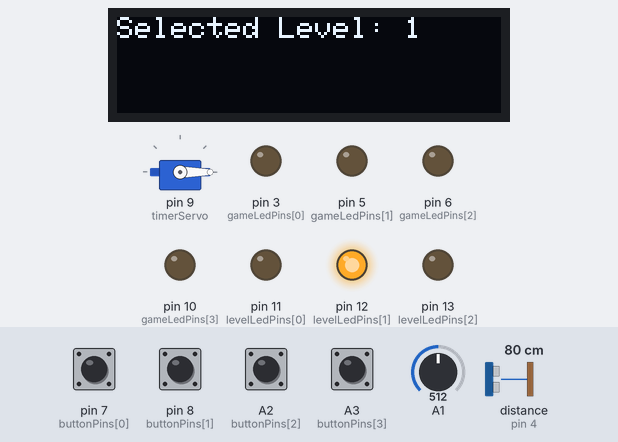
Bench run of a sketch on a simulated Arduino Uno, built with avr-gcc and run on an emulated ATmega328P. Parts: 128×32 one-colour display, servo, output pins drawn as LEDs (lit = HIGH). Inputs (shaded band) come from the test bench; at power-on: A2 (buttonPins[2]), A3 (buttonPins[3]), pin 7 (buttonPins[0]), pin 8 (buttonPins[1]) LOW, A1 = 512, distance to the obstacle (sensor on pin 4) 80 cm. The echo pulse lasts 58.3 µs per cm; the display library's start-up logo is not drawn; random numbers use the default seed unless the sketch sets one; pins used as bus, display or sensor lines are not drawn; what the sketch prints to the serial monitor is not drawn.

Above: at 1.2 s.
1.3 s: pin 7 (buttonPins[0]) pulled HIGH for 0.15 s
At 2.94 s:
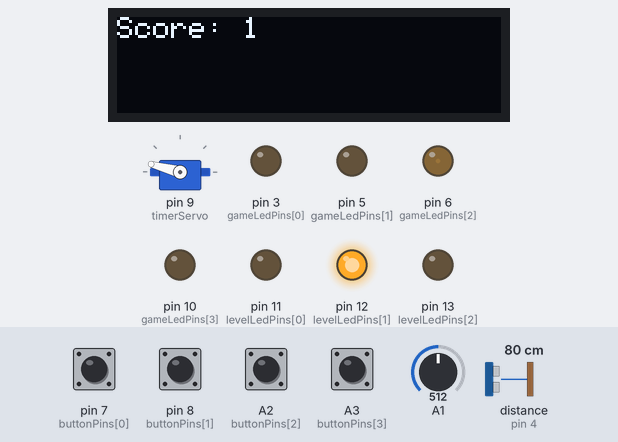
3.0 s: A2 (buttonPins[2]) pulled HIGH for 0.15 s
At 3.15 s:
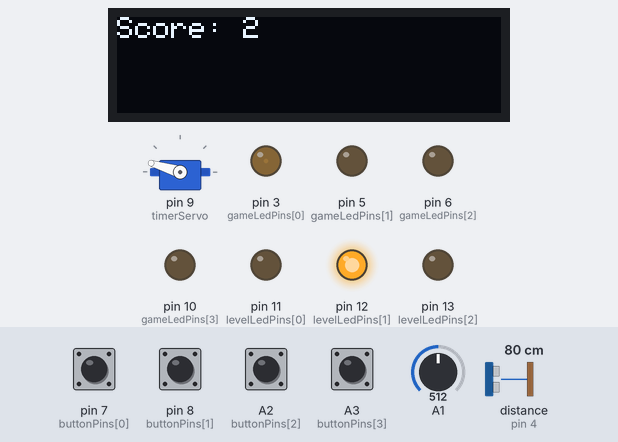
4.8 s: A1 set to 665
7.2 s: A1 set to 692
At 7.8 s:
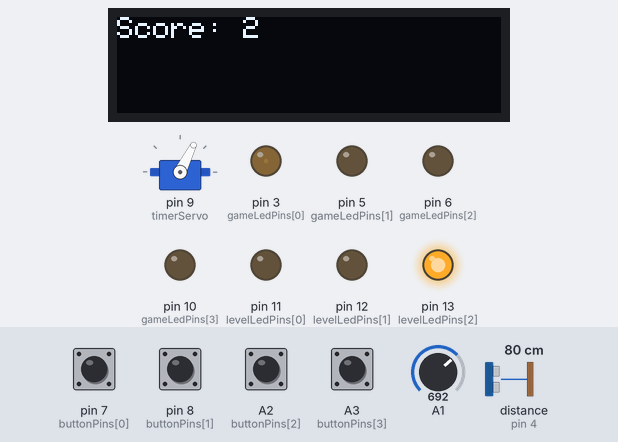
8.8 s: pin 8 (buttonPins[1]) pulled HIGH for 0.15 s
At 9.31 s:
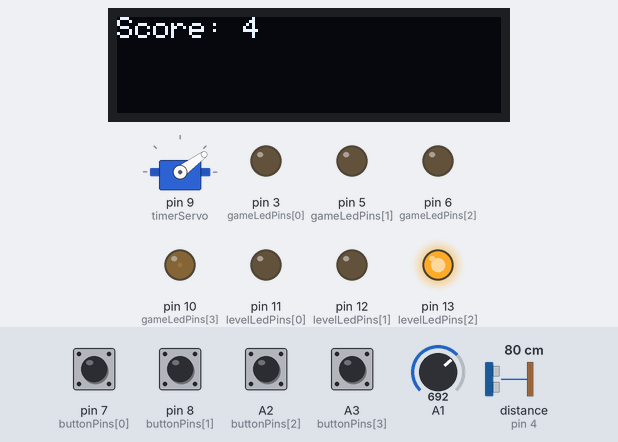
10.5 s: A3 (buttonPins[3]) pulled HIGH for 0.15 s
At 12.2 s:
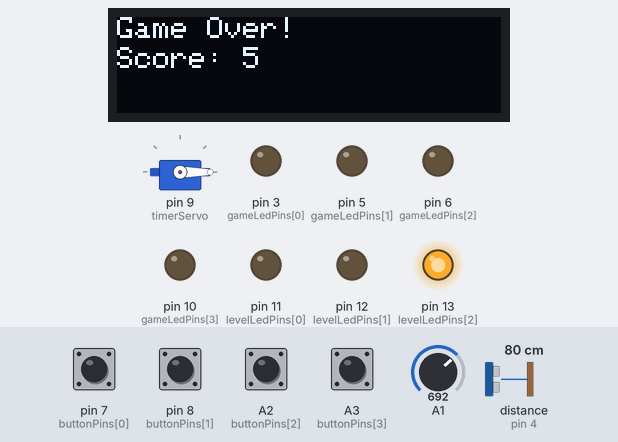
Timing chart, 0 to 16.8 s (numbered marks = the images above; inputs shaded):
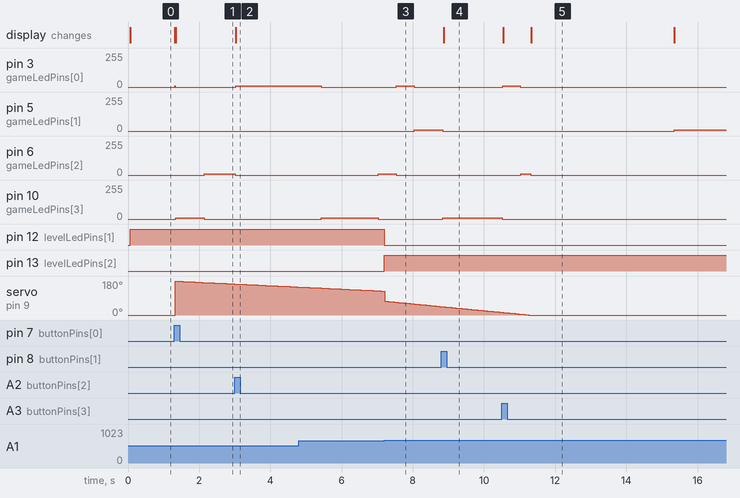

Measured:
- the behaviour switches between 681 and 682 on A1 (found by bisection; images 2 and 3)
- after the input at 1.3 s, pin 3 (gameLedPins[0]): 0/255 → 8/255 at once, → 0/255 0.01 s later; pin 6 (gameLedPins[2]): 0/255 → 8/255 after 0.84 s
- after the input at 3.0 s, the display: changes at once (image 2)
- after the input at 7.2 s, pin 12 (levelLedPins[1]): HIGH → LOW at once; pin 13 (levelLedPins[2]): LOW → HIGH at once
- after the input at 8.8 s, the display: changes after 0.07 s (image 4)
- after the input at 10.5 s, pin 5 (gameLedPins[1]): 0/255 → 8/255 after 4.9 s

The sketch:

Whac_A_Mole_Game.ino
```cpp
////////////////////////////////////////////////////////////////////////////////////////////////////////////////////
////////////////////////////////////////////////////////////////////////////////////////////////////////////////////
//////                                                                                                        //////
//////      Naam: Victor Roestenberg                                                                          //////
//////      Concept Naam: Whac-A-Mole                                                                         //////
//////                                                                                                        //////
//////      Concept beschrijving:                                                   Gebruikte componenten:    //////
//////      In de code is een uitwerking van Whac_A_Mole terug te vinden.           - 7 LEDS                  //////
//////      Er zijn drie levels die met een potmetertje worden aangepast.           - 4 BUTTONS               //////
//////      Hoe moeilijker het level dus groen, geel, rood. Dit betekent            - 1 POTMETER              //////
//////      dat het spel korter de tijd heeft maar wel gaan de led lampjes          - 1 AFSTANDSENSOR         //////
//////      sneller. Ook worden de lampjes donkerder door de afstandsensor          - 1 OLED SCHERMPJE        //////
//////      Dit maakt het spel op afstand wat moeilijker en van dichtbij.           - 1 SERVO                 //////
//////      wat makkelijker. Ook is er een timer, de servo laat dus zien                                      //////
//////      wanneer de tijd op is. Het spel wordt gestart met een klik op                                     //////
//////      een random knop. De OLED display laat het geselecteerde level                                     //////
//////      zien en de aantal punten die de speler heeft behaald in het                                       //////
//////      spel.                                                                                             //////
//////                                                                                                        //////
////////////////////////////////////////////////////////////////////////////////////////////////////////////////////
////////////////////////////////////////////////////////////////////////////////////////////////////////////////////


///////////////////////////
/////Start//Library's//////
///////////////////////////


// Library importeren voor de SERVO
#include <Servo.h>

// library's importeren voor de OLED
#include <Adafruit_GFX.h>
#include <Adafruit_SSD1306.h>
#include <Wire.h>

// OLED scherm benodigde parameters (hulp bron OLED scherm, https://randomnerdtutorials.com/guide-for-oled-display-with-arduino/)
#define SCREEN_WIDTH 128
#define SCREEN_HEIGHT 32
#define OLED_RESET -1
#define SCREEN_ADDRESS 0x3C
Adafruit_SSD1306 display(SCREEN_WIDTH, SCREEN_HEIGHT, &Wire, OLED_RESET);


///////////////////////////
//////Eind//Library's//////
///////////////////////////


///////////////////////////
/////Start//Variabelen/////
///////////////////////////


// Variabelen voor de Led, Button en level Arrays
const int buttonPins[] = { 7, 8, A2, A3 };  // Buttonpins array
const int gameLedPins[] = { 3, 5, 6, 10 };  // GameLeds pins array
const int levelLedPins[] = { 11, 12, 13 };  // LevelLeds Pins array


// Variabelen voor de potValue
int potValue;                               // PotValue variabel
int levelRanges[] = { 0, 341, 682, 1023 };  // Array voor level overgangen
int selectedLevel = 0;                      // variabel voor geselecteerde level

// Variabelen voor de game level instellingen
unsigned long levelGameDurations[] = { 30000, 20000, 10000 };  // Level lengtes in een array level 3 = 30sec, level 2 = 20sec, level 3 = 30 sec
unsigned long levelLedToggleDurations[] = { 1200, 800, 500 };  // Level led intervallen voor level 1, 2 & 3

// Variabelen om game statussen te checken
int targetLED = -1;                                      // Het lampje dat momenteel geselecteerd is
int score = 0;                                           // Speler score tijdens en na het spel
bool buttonPressed[4] = { false, false, false, false };  // array voor het voorkomen van dubbele count van de Speler score
unsigned long lastChangeTime = 0;
unsigned long gameStartTime = 0;                                        // Start van de game tijd op 0 milliseconden
unsigned long currentGameDuration = levelGameDurations[selectedLevel];  // Eind van de game tijd op 30000 milliseconden (speeltijd 30 seconden)

bool gameStarted = false;  // Boolean voor als de game gestart is
bool gameover = false;     // Boolean als de game voorbij is

// Variabelen voor de Distance sensor
const int triggerPin = 2;
const int echoPin = 4;

// Variabelen voor de Servo timer
Servo timerServo;
int servoPosition = 0;  // servo positie variabel start op 0


///////////////////////////
//////Eind//Variabelen/////
///////////////////////////

// benodigde functies aanmaken om aanspraak te maken
void updateLevels();
void displayLevels();
void startGame();
void restartGame();
void gameEnd();
void displayScore();
void updateLevelLeds();

///////////////////////////
///////Start//Setup////////
///////////////////////////


void setup() {
  // Serial communicatie aanzetten voor troubleshooting
  Serial.begin(9600);

  // gameLeds en buttons klaarmaken voor gebruik door OUTPUTS en INPUTS van te maken
  for (int i = 0; i < 4; i++) {
    pinMode(gameLedPins[i], OUTPUT);
    pinMode(buttonPins[i], INPUT);
  }

  // levelLeds klaarmaken door er OUTPUTS van te maken
  for (int i = 0; i < 3; i++) {
    pinMode(levelLedPins[i], OUTPUT);
  }

  // Uitlezen van potmeter
  potValue = analogRead(A1);

  // Het level van de game besluiten door middel van een for loop
  for (int i = 0; i < 3; i++) {
    if (potValue >= levelRanges[i] && potValue < levelRanges[i + 1]) {
      selectedLevel = i;
      break;
    }
  }

  // afstandsensor voorbereiden
  pinMode(triggerPin, OUTPUT);
  pinMode(echoPin, INPUT);

  // random nummer genereren
  randomSeed(analogRead(0));

  // alles voor de OLED display (hulp bron OLED scherm, https://randomnerdtutorials.com/guide-for-oled-display-with-arduino/)
  if (!display.begin(SSD1306_SWITCHCAPVCC, SCREEN_ADDRESS)) {
    Serial.println(F("SSD1306 allocation failed"));
    for (;;)
      ;
  }

  // OLED display voorbereiding
  display.display();
  display.clearDisplay();
  display.setTextColor(SSD1306_WHITE);
  display.setTextSize(1);


  // set-up voor de servo als timer
  timerServo.attach(9);  // Selecteer de Servo pin
  timerServo.write(0);   // Zet de timer value op 0

  startGame();
  displayLevels();
}

///////////////////////////
////////Eind//Setup////////
///////////////////////////

///////////////////////////
////////Start//Loop////////
///////////////////////////

void loop() {
  // lees potmetervalue om level aan te passen
  potValue = analogRead(A1);

  // level bepalem door middel van potmeter (for loop om levelranges te checken)
  for (int i = 0; i < 3; i++) {
    if (potValue >= levelRanges[i] && potValue < levelRanges[i + 1]) {
      selectedLevel = i;
      updateLevels();
      break;
    }
  }

  startGame();  //startGame functie activeren zodat de game gestart kan worden

  // Als game gestart wordt worden de benodigde stappen uitgevoerd
  if (gameStarted) {
    // Afstand lezen met de afstandssensor (hulp bron, https://projecthub.arduino.cc/Isaac100/getting-started-with-the-hc-sr04-ultrasonic-sensor-7cabe1)
    unsigned long duration, distance;
    digitalWrite(triggerPin, LOW);
    delayMicroseconds(2);
    digitalWrite(triggerPin, HIGH);
    delayMicroseconds(10);
    digitalWrite(triggerPin, LOW);
    duration = pulseIn(echoPin, HIGH);
    distance = (duration / 2) / 29.1;

    // LED licht veranderen door middel van map functie met afstand
    int brightness = constrain(map(distance, 25, 60, 255, 8), 8, 255);  // Map de afstand om tot felheid
    analogWrite(gameLedPins[targetLED], brightness);                    // Felheid toepassen op LED

    // Overige game tijd uitrekenen
    unsigned long currentGameDuration = levelGameDurations[selectedLevel];    // Spel tijd lengte uit de levelgamedurations array gehaald
    unsigned long elapsedTime = millis() - gameStartTime;                     // Hoeveel tijd is er voorbijgegaan sinds de start van de game
    unsigned long timeRemaining = max(0, currentGameDuration - elapsedTime);  // zorgen dat de overige tijd niet in de min schiet

    // Tijd om mappen tot Servo waarde
    servoPosition = map(timeRemaining, 0, currentGameDuration, 0, 180);

    // Servo positie toepassen
    timerServo.write(servoPosition);

    // Als de game over is worden de volgende stappen uitgevoerd
    if (!gameover) {
      // Checken of spel tijd voorbij is aan de gekozen spel lengte
      if (millis() - gameStartTime >= currentGameDuration) {
        gameEnd();  //game end functie activeren
      }

      // Juiste button ingedrukt met het juiste lampje?
      for (int i = 0; i < 4; i++) {
        if (digitalRead(buttonPins[i]) == HIGH && i == targetLED && !buttonPressed[i]) {
          score++;                  //scoreboard voor gebruiker
          buttonPressed[i] = true;  //checken of de button is ingedrukt om dubbele scores te voorkomen
          Serial.print("Score: ");  // Score in monitor printen
          Serial.println(score);    // Score in monitor printen
          displayScore();           // update de OLED als er een nieuw punt is gehaald

          digitalWrite(gameLedPins[targetLED], LOW);  // Target Led uitzetten voordat er een nieuwe aangaat
          buttonPressed[targetLED] = false;           // Reset the flag for the new LED

          targetLED = random(4);                       // Een nieuwe random led targetten
          digitalWrite(gameLedPins[targetLED], HIGH);  // target led vervolgens aanzetten
          lastChangeTime = millis();                   // led verandering tijd vaststellen
        }
      }

      unsigned long currentGameDuration = levelGameDurations[selectedLevel];
      unsigned long ledToggleDuration = levelLedToggleDurations[selectedLevel];

      // Checken of de led langer is aangeweest dan de ingestelde tijd
      if (targetLED != -1 && millis() - lastChangeTime >= ledToggleDuration) {
        // LED was niet optijd aangeraakt dan uit
        digitalWrite(gameLedPins[targetLED], LOW);

        // Nieuwe random led aanzetten
        targetLED = random(4);
        digitalWrite(gameLedPins[targetLED], HIGH);

        // Tijd van deze led verandering onthouden
        lastChangeTime = millis();
      }
    } else {
      // Game over, wachten om te herstarten
      for (int i = 0; i < 4; i++) {
        if (digitalRead(buttonPins[i]) == HIGH) {
          restartGame();
          break;
        }
      }
    }
  }
}

///////////////////////////
////////Eind///Loop////////
///////////////////////////

///////////////////////////
////Start/Extra/Functies///
///////////////////////////


// Update level functie voor level ledpins
void updateLevels() {
  for (int i = 0; i < 3; i++) {
    if (i == selectedLevel) {
      digitalWrite(levelLedPins[i], HIGH);
    } else {
      digitalWrite(levelLedPins[i], LOW);  // Turn off the other level LEDs
    }
  }
}


// displaylevel functie voor OLED
void displayLevels() {
  display.clearDisplay();
  display.setCursor(0, 0);
  display.print("Selected Level: ");
  display.println(selectedLevel);
  display.display();
}


// start game functie en bijbehorende stappen
void startGame() {
  if (!gameStarted) {
    for (int i = 0; i < 4; i++) {
      if (digitalRead(buttonPins[i]) == HIGH) {
        gameStarted = true;
        gameover = false;
        score = 0;
        displayScore();
        gameStartTime = millis();  // Record the game start time
        targetLED = random(4);
        digitalWrite(gameLedPins[targetLED], HIGH);
        Serial.println("Game started!");
        break;
      }
    }
  }
}


// einde game functie en bijbehorende stappen
void gameEnd() {
  gameover = true;
  Serial.print("Game over! Score: ");
  Serial.println(score);
  Serial.println("Press any button to restart the game...");

  // Turn off all the LEDs
  for (int i = 0; i < 4; i++) {
    digitalWrite(gameLedPins[i], LOW);
  }

  // GAMEOVER VOOR OLED SCHERM
  display.clearDisplay();
  display.setCursor(0, 0);
  display.print("Game Over!");
  display.setCursor(0, 10);
  display.print("Score: ");
  display.print(score);
  display.display();
  delay(4000);
  displayLevels();

  // Alle leds uitzetten
  for (int i = 0; i < 4; i++) {
    digitalWrite(gameLedPins[i], LOW);
  }
}


// restart game functie en bijbehorende stappen
void restartGame() {
  gameover = false;
  gameStartTime = millis();
  targetLED = random(4);
  digitalWrite(gameLedPins[targetLED], HIGH);
  score = 0;
  Serial.println("Game restarted!");
}


// Score display functie voor OLED
void displayScore() {
  display.clearDisplay();
  display.setCursor(0, 0);
  display.print("Score: ");
  display.print(score);
  display.display();
}

///////////////////////////
////Eind/Extra/Functies////
///////////////////////////
```
